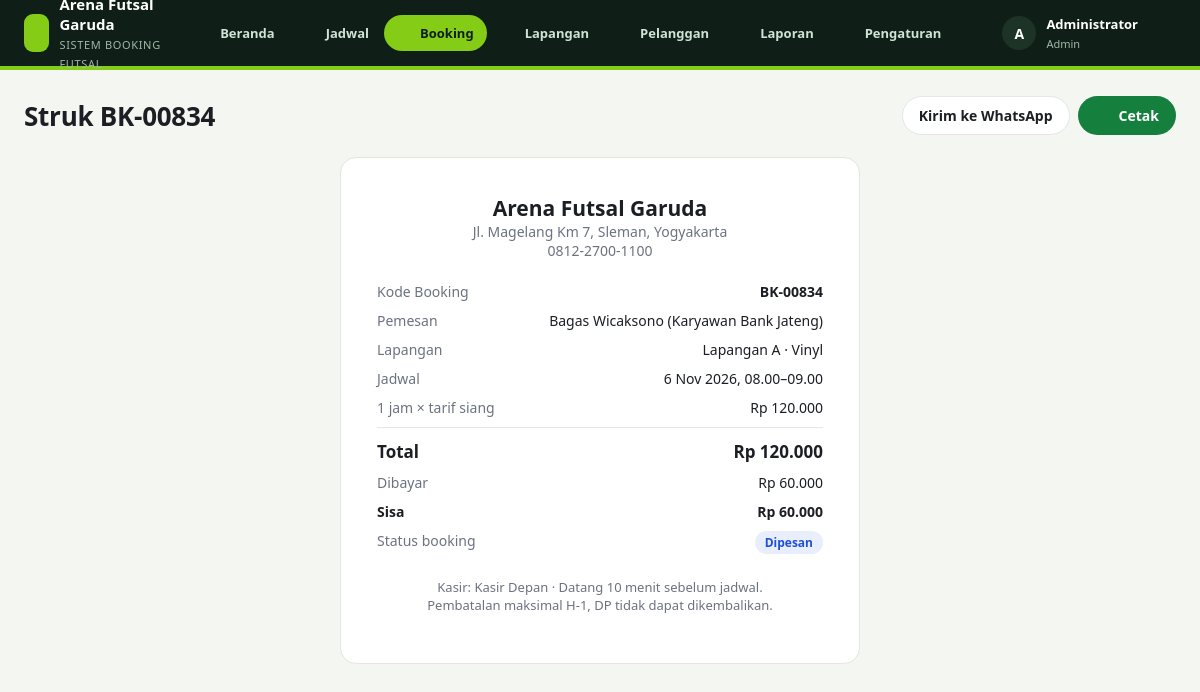
Page /index.php?page=booking.struk&id=834 (signed in) on the committed database.
### tables this page shows
CREATE TABLE booking (
  id INT AUTO_INCREMENT PRIMARY KEY,
  kode VARCHAR(20) NOT NULL UNIQUE,
  lapangan_id INT NOT NULL,
  pelanggan_id INT NOT NULL,
  user_id INT,
  tanggal DATE NOT NULL,
  jam_mulai TINYINT NOT NULL,
  jam_selesai TINYINT NOT NULL,
  jam_siang TINYINT NOT NULL DEFAULT 0,
  jam_malam TINYINT NOT NULL DEFAULT 0,
  total INT NOT NULL,
  dibayar INT NOT NULL DEFAULT 0,
  status ENUM('dipesan','selesai','batal') NOT NULL DEFAULT 'dipesan',
  catatan VARCHAR(255),
  created_at TIMESTAMP DEFAULT CURRENT_TIMESTAMP,
  INDEX idx_jadwal (lapangan_id, tanggal),
  FOREIGN KEY (lapangan_id) REFERENCES lapangan(id),
  FOREIGN KEY (pelanggan_id) REFERENCES pelanggan(id),
  FOREIGN KEY (user_id) REFERENCES users(id) ON DELETE SET NULL
);

CREATE TABLE pengaturan (
  id INT PRIMARY KEY,
  nama_usaha VARCHAR(100) NOT NULL,
  alamat VARCHAR(255),
  telepon VARCHAR(30),
  jam_buka TINYINT NOT NULL DEFAULT 8,
  jam_tutup TINYINT NOT NULL DEFAULT 23,
  jam_malam TINYINT NOT NULL DEFAULT 17,
  min_dp_persen TINYINT NOT NULL DEFAULT 50
);

CREATE TABLE pelanggan (
  id INT AUTO_INCREMENT PRIMARY KEY,
  nama VARCHAR(100) NOT NULL,
  telepon VARCHAR(20) NOT NULL UNIQUE,
  nama_tim VARCHAR(100),
  member TINYINT(1) NOT NULL DEFAULT 0,
  created_at TIMESTAMP DEFAULT CURRENT_TIMESTAMP
);

CREATE TABLE lapangan (
  id INT AUTO_INCREMENT PRIMARY KEY,
  nama VARCHAR(50) NOT NULL,
  jenis ENUM('Vinyl','Sintetis','Interlock','Parket') NOT NULL DEFAULT 'Sintetis',
  ukuran VARCHAR(30),
  harga_siang INT NOT NULL,
  harga_malam INT NOT NULL,
  status ENUM('aktif','perbaikan') NOT NULL DEFAULT 'aktif',
  keterangan VARCHAR(255),
  created_at TIMESTAMP DEFAULT CURRENT_TIMESTAMP
);

CREATE TABLE users (
  id INT AUTO_INCREMENT PRIMARY KEY,
  nama VARCHAR(100) NOT NULL,
  username VARCHAR(50) NOT NULL UNIQUE,
  password VARCHAR(255) NOT NULL,
  role ENUM('admin','kasir') NOT NULL DEFAULT 'kasir',
  created_at TIMESTAMP DEFAULT CURRENT_TIMESTAMP
);

### index.php (called while the page is built, shortened)
<?php
require __DIR__ . '/includes/bootstrap.php';
$routes = [
    'login'           => 'pages/login.php',
    'logout'          => 'pages/logout.php',
    'publik'          => 'pages/publik.php',
    'dashboard'       => 'pages/dashboard.php',
    'jadwal'          => 'pages/jadwal.php',
    'booking'         => 'pages/booking/index.php',
    'booking.baru'    => 'pages/booking/baru.php',
    'booking.bayar'   => 'pages/booking/bayar.php',
    'booking.status'  => 'pages/booking/status.php',
    'booking.struk'   => 'pages/booking/struk.php',
    'lapangan'        => 'pages/lapangan/index.php',
    'lapangan.form'   => 'pages/lapangan/form.php',
    'pelanggan'       => 'pages/pelanggan/index.php',
    'pelanggan.form'  => 'pages/pelanggan/form.php',
    'laporan'         => 'pages/laporan.php',
    'pengaturan'      => 'pages/pengaturan.php',
];
$page = $_GET['page'] ?? 'dashboard';
require __DIR__ . '/' . $routes[$page];

### pages/booking/struk.php (the view, shortened to what this page needs)
<?php
$id = (int) ($_GET['id'] ?? 0);
$b = q("SELECT b.*, p.nama, p.telepon, p.nama_tim, l.nama lapangan, l.jenis, l.harga_siang, l.harga_malam, u.nama kasir
        FROM booking b JOIN pelanggan p ON p.id = b.pelanggan_id JOIN lapangan l ON l.id = b.lapangan_id
        LEFT JOIN users u ON u.id = b.user_id WHERE b.id = ?", [$id])->fetch();
$set = setting();
$sisa = $b['total'] - $b['dibayar'];
$wa = preg_replace('/^0/', '62', preg_replace('/\D/', '', $b['telepon']));
$pesan = "Halo {$b['nama']}, booking futsal kamu di {$set['nama_usaha']} sudah tercatat:\n"
    . "Kode: {$b['kode']}\nLapangan: {$b['lapangan']}\nJadwal: " . tgl($b['tanggal']) . ', ' . jam($b['jam_mulai']) . '-' . jam($b['jam_selesai']) . "\n"
    . 'Total: ' . rupiah($b['total']) . "\n" . ($sisa > 0 ? 'Sisa bayar: ' . rupiah($sisa) : 'Status: LUNAS') . "\nTerima kasih!";
$title = 'Struk ' . $b['kode'];
$actions = '<a href="https://wa.me/' . $wa . '?text=' . rawurlencode($pesan) . '" target="_blank" class="btn btn-light">Kirim ke WhatsApp</a>'
    . '<button onclick="window.print()" class="btn btn-primary">' . icon('printer', 16) . ' Cetak</button>';
require __DIR__ . '/../../includes/header.php';
?>
<div class="card invoice" style="max-width:520px">
    <div style="text-align:center;margin-bottom:22px">
        <h2 style="margin:0"><?= e($set['nama_usaha']) ?></h2>
        <div class="muted"><?= e($set['alamat']) ?><br><?= e($set['telepon']) ?></div>
    </div>
    <div class="summary">
        <div><span class="muted">Kode Booking</span><strong><?= e($b['kode']) ?></strong></div>
        <div><span class="muted">Pemesan</span><span><?= e($b['nama']) ?><?= $b['nama_tim'] ? ' (' . e($b['nama_tim']) . ')' : '' ?></span></div>
        <div><span class="muted">Lapangan</span><span><?= e($b['lapangan']) ?> · <?= e($b['jenis']) ?></span></div>
        <div><span class="muted">Jadwal</span><span><?= tgl($b['tanggal']) ?>, <?= jam($b['jam_mulai']) ?>–<?= jam($b['jam_selesai']) ?></span></div>
        <?php if ($b['jam_siang']): ?><div><span class="muted"><?= $b['jam_siang'] ?> jam × tarif siang</span><span><?= rupiah($b['jam_siang'] * $b['harga_siang']) ?></span></div><?php endif; ?>
        <div class="total"><span>Total</span><span><?= rupiah($b['total']) ?></span></div>
        <div><span class="muted">Dibayar</span><span><?= rupiah($b['dibayar']) ?></span></div>
        <div><strong><?= $sisa > 0 ? 'Sisa' : 'Status' ?></strong><strong><?= $sisa > 0 ? rupiah($sisa) : 'LUNAS' ?></strong></div>
        <div><span class="muted">Status booking</span><?= status_badge($b['status']) ?></div>
    </div>
    <p class="muted" style="text-align:center;margin-top:24px;font-size:13px">Kasir: <?= e($b['kasir'] ?? '-') ?> · Datang 10 menit sebelum jadwal.<br>Pembatalan maksimal H-1, DP tidak dapat dikembalikan.</p>
</div>
<?php require __DIR__ . '/../../includes/footer.php'; ?>

### includes/bootstrap.php (shortened to what this page needs)
<?php
function db(): PDO
{
    static $pdo = null;
    if ($pdo === null) {
        $c = require __DIR__ . '/../config/database.php';
        $dsn = "mysql:host={$c['host']};port={$c['port']};dbname={$c['database']};charset=utf8mb4";
        try {
            $pdo = new PDO($dsn, $c['username'], $c['password'], [
                PDO::ATTR_ERRMODE => PDO::ERRMODE_EXCEPTION,
                PDO::ATTR_DEFAULT_FETCH_MODE => PDO::FETCH_ASSOC,
            ]);
        } catch (PDOException $e) {
            die('<h3>Koneksi database gagal.</h3><p>Cek config/database.php dan pastikan database <b>'
                . htmlspecialchars($c['database']) . '</b> sudah di-import.</p>');
        }
    }
    return $pdo;
}
function q(string $sql, array $params = []): PDOStatement
{
    $st = db()->prepare($sql);
    $st->execute($params);
    return $st;
}
function e($v): string
{
    return htmlspecialchars((string) $v, ENT_QUOTES, 'UTF-8');
}
function rupiah($n): string
{
    return 'Rp ' . number_format((int) $n, 0, ',', '.');
}
function tgl($date): string
{
    $bulan = ['', 'Jan', 'Feb', 'Mar', 'Apr', 'Mei', 'Jun', 'Jul', 'Agu', 'Sep', 'Okt', 'Nov', 'Des'];
    $t = strtotime($date);
    return date('j', $t) . ' ' . $bulan[(int) date('n', $t)] . ' ' . date('Y', $t);
}
function url(string $page = 'dashboard', array $params = []): string
{
    return 'index.php?' . http_build_query(['page' => $page] + $params);
}
function user(): ?array
{
    return $_SESSION['user'] ?? null;
}
function setting(): array
{
    static $s = null;
    return $s ??= q('SELECT * FROM pengaturan WHERE id = 1')->fetch() ?: [];
}
function icon(string $name, int $size = 18): string
{
    $p = $paths[$name] ?? '';
    return '<svg class="ic" width="' . $size . '" height="' . $size . '" viewBox="0 0 24 24" fill="none" stroke="currentColor" stroke-width="2" stroke-linecap="round" stroke-linejoin="round">' . $p . '</svg>';
}
function status_badge(string $s): string
{
    $map = [
        'aktif' => 'green', 'perbaikan' => 'amber',
        'dipesan' => 'blue', 'main' => 'amber', 'selesai' => 'green', 'batal' => 'gray',
        'lunas' => 'green', 'dp' => 'amber', 'belum' => 'red',
    ];
    $label = ['dp' => 'DP', 'belum' => 'Belum Bayar', 'main' => 'Sedang Main'][$s] ?? ucfirst($s);
    return '<span class="badge badge-' . ($map[$s] ?? 'gray') . '">' . e($label) . '</span>';
}
function jam(int $h): string
{
    return str_pad((string) $h, 2, '0', STR_PAD_LEFT) . '.00';
}

### includes/header.php (shortened to what this page needs)
<?php
$menu = [
    ['dashboard', 'Beranda', 'home'],
    ['jadwal', 'Jadwal', 'grid'],
    ['booking', 'Booking', 'calendar'],
    ['lapangan', 'Lapangan', 'goal'],
    ['pelanggan', 'Pelanggan', 'users'],
    ['laporan', 'Laporan', 'chart'],
];
if (user()['role'] === 'admin') $menu[] = ['pengaturan', 'Pengaturan', 'settings'];
$current = explode('.', $_GET['page'] ?? 'dashboard')[0];
?>
<!DOCTYPE html>
<html lang="id">
<head>
    <link rel="stylesheet" href="assets/css/style.css">
</head>
<body class="topnav-layout">
<header class="navbar">
    <div class="navbar-inner">
        <a class="nav-brand" href="<?= url('dashboard') ?>">
            <span class="brand-mark"><?= icon('goal', 20) ?></span>
            <span><strong><?= e(setting()['nama_usaha'] ?? 'Booking Futsal') ?></strong><small>Sistem Booking Futsal</small></span>
        </a>
        <nav class="nav-links">
            <?php foreach ($menu as [$key, $label, $ic]): ?>
                <a href="<?= url($key) ?>" class="<?= $current === $key ? 'active' : '' ?>"><?= icon($ic, 16) ?> <?= $label ?></a>
            <?php endforeach; ?>
        </nav>
        <div class="nav-user">
            <a href="<?= url('publik') ?>" target="_blank" class="nav-public" title="Jadwal publik untuk pelanggan"><?= icon('external', 16) ?></a>
            <span class="avatar"><?= e(strtoupper(substr(user()['nama'], 0, 1))) ?></span>
            <span class="nav-user-name"><strong><?= e(user()['nama']) ?></strong><small><?= e(ucfirst(user()['role'])) ?></small></span>
            <a href="<?= url('logout') ?>" title="Keluar" class="icon-btn"><?= icon('logout', 16) ?></a>
        </div>
    </div>
</header>
<main class="page">
    <div class="page-head">
        <h1><?= e($title ?? 'Dashboard') ?></h1>
        <div class="topbar-actions"><?= $actions ?? '' ?></div>
    </div>

### assets/css/style.css (style rules this page uses)
:root { --bg: #f4f5f7; --surface: #ffffff; --border: #e3e6ea; --text: #1b1f24; --muted: #6b7280; --primary: #15803d; --primary-dark: #116632; --primary-soft: #e3f4e8; --green: #15803d; --green-soft: #e7f6ec; --blue: #1f4fd8; --blue-soft: #e8eefc; --amber: #b45309; --amber-soft: #fdf3e2; --red: #b91c1c; --red-soft: #fdeaea; --gray: #4b5563; --gray-soft: #eef0f2; --sidebar: #0f1f17; --radius: 10px; }
* { box-sizing: border-box; }
body { margin: 0; font-family: -apple-system, "Segoe UI", Roboto, "Helvetica Neue", Arial, sans-serif; font-size: 14px; color: var(--text); background: var(--bg); }
a { color: var(--primary); text-decoration: none; }
.ic { flex-shrink: 0; vertical-align: middle; }
.muted { color: var(--muted); }
.brand-mark { width: 38px; height: 38px; border-radius: 9px; background: var(--primary); color: #fff; display: grid; place-items: center; }
.avatar { width: 34px; height: 34px; border-radius: 50%; background: #374151; color: #fff; display: grid; place-items: center; font-weight: 600; }
.topbar-actions { display: flex; gap: 8px; }
.card { background: var(--surface); border: 1px solid var(--border); border-radius: var(--radius); }
.btn { display: inline-flex; align-items: center; gap: 8px; padding: 9px 16px; border-radius: 8px; border: 1px solid transparent; font: inherit; font-weight: 600; cursor: pointer; white-space: nowrap; }
.btn-primary { background: var(--primary); color: #fff; }
.btn-light { background: var(--surface); border-color: var(--border); color: var(--text); }
.icon-btn { background: none; border: 0; padding: 6px; border-radius: 6px; cursor: pointer; color: var(--muted); display: inline-grid; place-items: center; }
.badge { display: inline-block; padding: 3px 10px; border-radius: 999px; font-size: 12px; font-weight: 600; }
.badge-blue { background: var(--blue-soft); color: var(--blue); }
.summary { display: flex; flex-direction: column; gap: 10px; }
.summary div { display: flex; justify-content: space-between; }
.summary .total { border-top: 1px solid var(--border); padding-top: 12px; font-size: 17px; font-weight: 700; }
.invoice { max-width: 760px; margin: 0 auto; padding: 36px; }
body.topnav-layout { background: #f3f6f1; font-family: "Trebuchet MS", "Segoe UI", system-ui, sans-serif; }
.navbar { background: #0f1f17; color: #fff; position: sticky; top: 0; z-index: 40; border-bottom: 4px solid #84cc16; }
.navbar-inner { max-width: 1320px; margin: 0 auto; padding: 0 24px; display: flex; align-items: center; gap: 22px; height: 66px; }
.nav-brand { display: flex; gap: 10px; align-items: center; color: #fff; }
.nav-brand strong { display: block; font-size: 15px; }
.nav-brand small { color: #9fb8a8; font-size: 11px; letter-spacing: .06em; text-transform: uppercase; }
.navbar .brand-mark { background: #84cc16; color: #0f1f17; }
.nav-links { display: flex; gap: 2px; flex: 1; justify-content: center; }
.nav-links a { color: #cfe3d6; padding: 9px 13px; border-radius: 999px; display: flex; gap: 7px; align-items: center; font-weight: 600; font-size: 13px; }
.nav-links a.active { background: #84cc16; color: #0f1f17; }
.nav-user { display: flex; align-items: center; gap: 10px; }
.nav-user strong { display: block; font-size: 13px; }
.nav-user small { color: #9fb8a8; font-size: 11px; }
.nav-user .icon-btn, .nav-public { color: #9fb8a8; }
.navbar .avatar { background: #1d3326; }
.page { max-width: 1320px; margin: 0 auto; padding: 26px 24px 48px; }
.page-head { display: flex; align-items: center; justify-content: space-between; gap: 12px; margin-bottom: 22px; flex-wrap: wrap; }
.page-head h1 { margin: 0; font-size: 26px; letter-spacing: -.01em; }
.topnav-layout .card { border-radius: 16px; border-color: #e1e8dc; }
.topnav-layout .btn { border-radius: 999px; }

### rows in the picture
booking: kode "Struk BK-00834", kode "BK-00834", pelanggan.nama "Bagas Wicaksono", pelanggan.nama_tim "Karyawan Bank Jateng", lapangan.nama "Lapangan A", lapangan.jenis "Vinyl", tanggal "6 Nov 2026", jam_mulai "08.00", jam_selesai "09.00", jam_siang "1", rupiah($b['jam_siang']*$b['harga_siang']) "Rp 120.000", total "Rp 120.000", dibayar "Rp 60.000", rupiah($sisa) "Rp 60.000", status "Dipesan", user.nama "Kasir Depan"
pengaturan: nama_usaha "Arena Futsal Garuda", alamat "Jl. Magelang Km 7, Sleman, Yogyakarta", telepon "0812-2700-1100"

### other values in the picture
$label "Beranda"
$label "Jadwal"
$label "Booking"
$label "Lapangan"
$label "Pelanggan"
$label "Laporan"
$label "Pengaturan"
substr(user()['nama'], 0, 1) "A"
user()['nama'] "Administrator"
user()['role'] "Admin"
